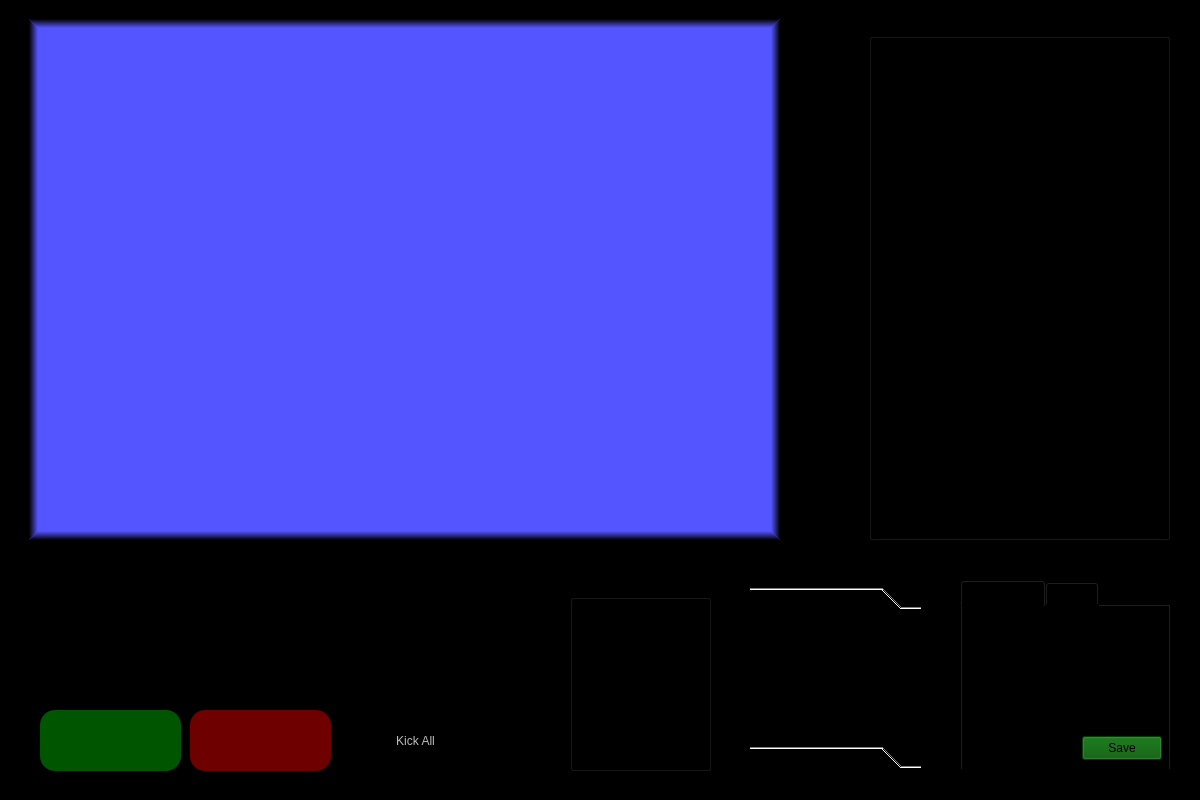
<?xml version="1.0" encoding="UTF-8"?>
<ui version="4.0">
 <class>HomeWindow</class>
 <widget class="QMainWindow" name="HomeWindow">
  <property name="geometry">
   <rect>
    <x>0</x>
    <y>0</y>
    <width>1200</width>
    <height>800</height>
   </rect>
  </property>
  <property name="sizePolicy">
   <sizepolicy hsizetype="Fixed" vsizetype="Fixed">
    <horstretch>0</horstretch>
    <verstretch>0</verstretch>
   </sizepolicy>
  </property>
  <property name="minimumSize">
   <size>
    <width>1200</width>
    <height>800</height>
   </size>
  </property>
  <property name="maximumSize">
   <size>
    <width>1200</width>
    <height>800</height>
   </size>
  </property>
  <property name="contextMenuPolicy">
   <enum>Qt::ContextMenuPolicy::NoContextMenu</enum>
  </property>
  <property name="windowTitle">
   <string>Drive Data Dynamics - Server</string>
  </property>
  <property name="styleSheet">
   <string notr="true">background-color: rgb(0, 0, 0);</string>
  </property>
  <property name="tabShape">
   <enum>QTabWidget::TabShape::Rounded</enum>
  </property>
  <widget class="QWidget" name="centralwidget">
   <widget class="QPushButton" name="startButton">
    <property name="enabled">
     <bool>true</bool>
    </property>
    <property name="geometry">
     <rect>
      <x>40</x>
      <y>710</y>
      <width>141</width>
      <height>61</height>
     </rect>
    </property>
    <property name="cursor">
     <cursorShape>PointingHandCursor</cursorShape>
    </property>
    <property name="styleSheet">
     <string notr="true">QWidget {
	border-radius: 15px;
}

QWidget:enabled {
	background-color: rgb(0, 85, 0);
}

QWidget:disabled {
	background-color: rgba(0, 50, 0, 200);
}</string>
    </property>
    <property name="text">
     <string/>
    </property>
    <property name="icon">
     <iconset theme="QIcon::ThemeIcon::MediaPlaybackStart"/>
    </property>
    <property name="iconSize">
     <size>
      <width>25</width>
      <height>25</height>
     </size>
    </property>
    <property name="shortcut">
     <string>Ctrl+Z</string>
    </property>
    <property name="checkable">
     <bool>false</bool>
    </property>
   </widget>
   <widget class="QPushButton" name="stopButton">
    <property name="enabled">
     <bool>false</bool>
    </property>
    <property name="geometry">
     <rect>
      <x>190</x>
      <y>710</y>
      <width>141</width>
      <height>61</height>
     </rect>
    </property>
    <property name="cursor">
     <cursorShape>PointingHandCursor</cursorShape>
    </property>
    <property name="styleSheet">
     <string notr="true">
QWidget {
	border-radius: 15px;
}

QWidget:enabled {
	background-color: rgb(170, 0, 0);
}

QWidget:disabled {
	background-color: rgba(140, 0, 0, 200);
}</string>
    </property>
    <property name="text">
     <string/>
    </property>
    <property name="icon">
     <iconset theme="QIcon::ThemeIcon::MediaPlaybackStop"/>
    </property>
    <property name="iconSize">
     <size>
      <width>25</width>
      <height>25</height>
     </size>
    </property>
    <property name="shortcut">
     <string>Ctrl+X</string>
    </property>
    <property name="autoDefault">
     <bool>false</bool>
    </property>
   </widget>
   <widget class="QPushButton" name="kickButton">
    <property name="enabled">
     <bool>false</bool>
    </property>
    <property name="geometry">
     <rect>
      <x>340</x>
      <y>710</y>
      <width>141</width>
      <height>61</height>
     </rect>
    </property>
    <property name="cursor">
     <cursorShape>PointingHandCursor</cursorShape>
    </property>
    <property name="styleSheet">
     <string notr="true">QWidget {
	border-radius: 15px;
}

QWidget:enabled {
	background-color: rgb(0, 0, 0);
}

QWidget:disabled {
	background-color: rgba(0, 0, 0, 200);
}</string>
    </property>
    <property name="text">
     <string>   Kick All</string>
    </property>
    <property name="icon">
     <iconset theme="QIcon::ThemeIcon::SystemLogOut"/>
    </property>
    <property name="iconSize">
     <size>
      <width>25</width>
      <height>25</height>
     </size>
    </property>
    <property name="shortcut">
     <string>Ctrl+K</string>
    </property>
   </widget>
   <widget class="QGroupBox" name="statusBox">
    <property name="geometry">
     <rect>
      <x>570</x>
      <y>580</y>
      <width>141</width>
      <height>191</height>
     </rect>
    </property>
    <property name="styleSheet">
     <string notr="true"/>
    </property>
    <property name="title">
     <string>Status</string>
    </property>
    <widget class="QLabel" name="extra3StatusLight">
     <property name="geometry">
      <rect>
       <x>15</x>
       <y>165</y>
       <width>15</width>
       <height>15</height>
      </rect>
     </property>
     <property name="text">
      <string/>
     </property>
     <property name="pixmap">
      <pixmap resource="images.qrc">:/Images/off.png</pixmap>
     </property>
     <property name="scaledContents">
      <bool>true</bool>
     </property>
    </widget>
    <widget class="QLabel" name="extra2StatusLight">
     <property name="geometry">
      <rect>
       <x>15</x>
       <y>130</y>
       <width>15</width>
       <height>15</height>
      </rect>
     </property>
     <property name="text">
      <string/>
     </property>
     <property name="pixmap">
      <pixmap resource="images.qrc">:/Images/off.png</pixmap>
     </property>
     <property name="scaledContents">
      <bool>true</bool>
     </property>
    </widget>
    <widget class="QLabel" name="connectionStatusLight">
     <property name="geometry">
      <rect>
       <x>15</x>
       <y>25</y>
       <width>15</width>
       <height>15</height>
      </rect>
     </property>
     <property name="text">
      <string/>
     </property>
     <property name="pixmap">
      <pixmap resource="images.qrc">:/Images/off.png</pixmap>
     </property>
     <property name="scaledContents">
      <bool>true</bool>
     </property>
    </widget>
    <widget class="QLabel" name="databaseStatusLight">
     <property name="geometry">
      <rect>
       <x>15</x>
       <y>60</y>
       <width>15</width>
       <height>15</height>
      </rect>
     </property>
     <property name="text">
      <string/>
     </property>
     <property name="pixmap">
      <pixmap resource="images.qrc">:/Images/off.png</pixmap>
     </property>
     <property name="scaledContents">
      <bool>true</bool>
     </property>
    </widget>
    <widget class="QLabel" name="extra1StatusLight">
     <property name="geometry">
      <rect>
       <x>15</x>
       <y>95</y>
       <width>15</width>
       <height>15</height>
      </rect>
     </property>
     <property name="text">
      <string/>
     </property>
     <property name="pixmap">
      <pixmap resource="images.qrc">:/Images/off.png</pixmap>
     </property>
     <property name="scaledContents">
      <bool>true</bool>
     </property>
    </widget>
    <widget class="QLabel" name="connectionText">
     <property name="geometry">
      <rect>
       <x>50</x>
       <y>25</y>
       <width>70</width>
       <height>15</height>
      </rect>
     </property>
     <property name="text">
      <string>Connection</string>
     </property>
    </widget>
    <widget class="QLabel" name="databaseText">
     <property name="geometry">
      <rect>
       <x>50</x>
       <y>60</y>
       <width>70</width>
       <height>15</height>
      </rect>
     </property>
     <property name="text">
      <string>Database</string>
     </property>
    </widget>
    <widget class="QLabel" name="extra1Text">
     <property name="geometry">
      <rect>
       <x>50</x>
       <y>95</y>
       <width>70</width>
       <height>15</height>
      </rect>
     </property>
     <property name="text">
      <string>Extra 1</string>
     </property>
    </widget>
    <widget class="QLabel" name="extra2Text">
     <property name="geometry">
      <rect>
       <x>50</x>
       <y>130</y>
       <width>70</width>
       <height>15</height>
      </rect>
     </property>
     <property name="text">
      <string>Extra 2</string>
     </property>
    </widget>
    <widget class="QLabel" name="extra3Text">
     <property name="geometry">
      <rect>
       <x>50</x>
       <y>165</y>
       <width>70</width>
       <height>15</height>
      </rect>
     </property>
     <property name="text">
      <string>Extra 3</string>
     </property>
    </widget>
   </widget>
   <widget class="QGroupBox" name="connectionBox">
    <property name="geometry">
     <rect>
      <x>869</x>
      <y>19</y>
      <width>301</width>
      <height>521</height>
     </rect>
    </property>
    <property name="title">
     <string>Connections</string>
    </property>
    <widget class="QListWidget" name="connectionsList">
     <property name="geometry">
      <rect>
       <x>5</x>
       <y>20</y>
       <width>291</width>
       <height>491</height>
      </rect>
     </property>
     <property name="font">
      <font>
       <pointsize>15</pointsize>
      </font>
     </property>
     <property name="contextMenuPolicy">
      <enum>Qt::ContextMenuPolicy::NoContextMenu</enum>
     </property>
     <property name="styleSheet">
      <string notr="true">QListWidget::item { 
	text-align: center; 
	width: 100%;
}</string>
     </property>
     <property name="frameShape">
      <enum>QFrame::Shape::NoFrame</enum>
     </property>
     <property name="sizeAdjustPolicy">
      <enum>QAbstractScrollArea::SizeAdjustPolicy::AdjustIgnored</enum>
     </property>
     <property name="editTriggers">
      <set>QAbstractItemView::EditTrigger::NoEditTriggers</set>
     </property>
     <property name="defaultDropAction">
      <enum>Qt::DropAction::IgnoreAction</enum>
     </property>
     <property name="selectionMode">
      <enum>QAbstractItemView::SelectionMode::NoSelection</enum>
     </property>
     <property name="viewMode">
      <enum>QListView::ViewMode::ListMode</enum>
     </property>
     <property name="itemAlignment">
      <set>Qt::AlignmentFlag::AlignRight</set>
     </property>
     <property name="sortingEnabled">
      <bool>true</bool>
     </property>
    </widget>
   </widget>
   <widget class="QFrame" name="databaseFrame">
    <property name="geometry">
     <rect>
      <x>29</x>
      <y>19</y>
      <width>751</width>
      <height>521</height>
     </rect>
    </property>
    <property name="mouseTracking">
     <bool>false</bool>
    </property>
    <property name="styleSheet">
     <string notr="true">background-color: rgb(85, 85, 255);

border: 10px solid;

border-top-color: qlineargradient(spread:pad, x1:0.5, y1:1, x2:0.5, y2:0, stop:0.106145 rgba(85, 85, 255, 255), stop:1 rgba(0, 0, 0, 255));
border-bottom-color: qlineargradient(spread:pad, x1:0.5, y1:1, x2:0.5, y2:0, stop:0 rgba(0, 0, 0, 255), stop:0.893855 rgba(85, 85, 255, 255));
border-right-color: qlineargradient(spread:pad, x1:1, y1:0.5, x2:0, y2:0.5, stop:0 rgba(0, 0, 0, 255), stop:0.893855 rgba(85, 85, 255, 255));
border-left-color: qlineargradient(spread:pad, x1:1, y1:0.5, x2:0, y2:0.5, stop:0.106145 rgba(85, 85, 255, 255), stop:1 rgba(0, 0, 0, 255));</string>
    </property>
    <property name="frameShape">
     <enum>QFrame::Shape::NoFrame</enum>
    </property>
    <property name="frameShadow">
     <enum>QFrame::Shadow::Plain</enum>
    </property>
    <property name="lineWidth">
     <number>10</number>
    </property>
    <widget class="QTableView" name="dbTableView">
     <property name="geometry">
      <rect>
       <x>10</x>
       <y>10</y>
       <width>551</width>
       <height>501</height>
      </rect>
     </property>
     <property name="styleSheet">
      <string notr="true">border: 3px solid;
border-color: rgba(0, 0, 0, 0);
background-color: rgba(255, 255, 255, 0);</string>
     </property>
     <property name="dragDropOverwriteMode">
      <bool>false</bool>
     </property>
     <property name="selectionMode">
      <enum>QAbstractItemView::SelectionMode::SingleSelection</enum>
     </property>
     <property name="selectionBehavior">
      <enum>QAbstractItemView::SelectionBehavior::SelectItems</enum>
     </property>
     <property name="gridStyle">
      <enum>Qt::PenStyle::SolidLine</enum>
     </property>
     <property name="sortingEnabled">
      <bool>true</bool>
     </property>
    </widget>
   </widget>
   <widget class="QTabWidget" name="settingsTabs">
    <property name="geometry">
     <rect>
      <x>960</x>
      <y>580</y>
      <width>211</width>
      <height>191</height>
     </rect>
    </property>
    <property name="currentIndex">
     <number>0</number>
    </property>
    <widget class="QWidget" name="connectionTabs">
     <attribute name="title">
      <string>Connection</string>
     </attribute>
     <widget class="QLabel" name="portInputLabel">
      <property name="geometry">
       <rect>
        <x>10</x>
        <y>40</y>
        <width>71</width>
        <height>20</height>
       </rect>
      </property>
      <property name="font">
       <font>
        <pointsize>12</pointsize>
       </font>
      </property>
      <property name="text">
       <string>Port:</string>
      </property>
     </widget>
     <widget class="QSpinBox" name="portInputBox">
      <property name="geometry">
       <rect>
        <x>90</x>
        <y>40</y>
        <width>101</width>
        <height>20</height>
       </rect>
      </property>
      <property name="font">
       <font>
        <pointsize>12</pointsize>
       </font>
      </property>
      <property name="layoutDirection">
       <enum>Qt::LayoutDirection::LeftToRight</enum>
      </property>
      <property name="buttonSymbols">
       <enum>QAbstractSpinBox::ButtonSymbols::NoButtons</enum>
      </property>
      <property name="maximum">
       <number>65535</number>
      </property>
      <property name="stepType">
       <enum>QAbstractSpinBox::StepType::DefaultStepType</enum>
      </property>
     </widget>
     <widget class="QLabel" name="timeoutInputLabel">
      <property name="geometry">
       <rect>
        <x>10</x>
        <y>70</y>
        <width>71</width>
        <height>20</height>
       </rect>
      </property>
      <property name="font">
       <font>
        <pointsize>12</pointsize>
       </font>
      </property>
      <property name="text">
       <string>Timeout:</string>
      </property>
     </widget>
     <widget class="QSpinBox" name="timeoutInputBox">
      <property name="geometry">
       <rect>
        <x>90</x>
        <y>70</y>
        <width>101</width>
        <height>20</height>
       </rect>
      </property>
      <property name="font">
       <font>
        <pointsize>12</pointsize>
       </font>
      </property>
      <property name="layoutDirection">
       <enum>Qt::LayoutDirection::LeftToRight</enum>
      </property>
      <property name="buttonSymbols">
       <enum>QAbstractSpinBox::ButtonSymbols::NoButtons</enum>
      </property>
      <property name="minimum">
       <number>1</number>
      </property>
      <property name="maximum">
       <number>30</number>
      </property>
      <property name="stepType">
       <enum>QAbstractSpinBox::StepType::DefaultStepType</enum>
      </property>
     </widget>
     <widget class="QLabel" name="hostInputLabel">
      <property name="geometry">
       <rect>
        <x>10</x>
        <y>10</y>
        <width>71</width>
        <height>20</height>
       </rect>
      </property>
      <property name="font">
       <font>
        <pointsize>12</pointsize>
       </font>
      </property>
      <property name="frameShadow">
       <enum>QFrame::Shadow::Plain</enum>
      </property>
      <property name="text">
       <string>IP:</string>
      </property>
     </widget>
     <widget class="QLineEdit" name="hostInputBox">
      <property name="geometry">
       <rect>
        <x>90</x>
        <y>10</y>
        <width>101</width>
        <height>20</height>
       </rect>
      </property>
      <property name="font">
       <font>
        <pointsize>12</pointsize>
       </font>
      </property>
      <property name="maxLength">
       <number>15</number>
      </property>
      <property name="readOnly">
       <bool>true</bool>
      </property>
     </widget>
     <widget class="QPushButton" name="connectionSaveButton">
      <property name="geometry">
       <rect>
        <x>120</x>
        <y>130</y>
        <width>80</width>
        <height>24</height>
       </rect>
      </property>
      <property name="styleSheet">
       <string notr="true">background-color: rgb(0, 85, 0);</string>
      </property>
      <property name="text">
       <string>Save</string>
      </property>
     </widget>
    </widget>
    <widget class="QWidget" name="tab_2">
     <attribute name="title">
      <string>Other</string>
     </attribute>
    </widget>
   </widget>
   <widget class="QToolBox" name="toolBox">
    <property name="geometry">
     <rect>
      <x>750</x>
      <y>587</y>
      <width>171</width>
      <height>181</height>
     </rect>
    </property>
    <property name="currentIndex">
     <number>0</number>
    </property>
    <widget class="QWidget" name="page">
     <property name="geometry">
      <rect>
       <x>0</x>
       <y>0</y>
       <width>171</width>
       <height>121</height>
      </rect>
     </property>
     <attribute name="label">
      <string>Page 1</string>
     </attribute>
    </widget>
    <widget class="QWidget" name="page_2">
     <property name="geometry">
      <rect>
       <x>0</x>
       <y>0</y>
       <width>171</width>
       <height>121</height>
      </rect>
     </property>
     <attribute name="label">
      <string>Page 2</string>
     </attribute>
    </widget>
   </widget>
   <widget class="QLabel" name="carImage">
    <property name="geometry">
     <rect>
      <x>40</x>
      <y>560</y>
      <width>231</width>
      <height>130</height>
     </rect>
    </property>
    <property name="styleSheet">
     <string notr="true">background-color: rgba(255, 255, 255, 0);</string>
    </property>
    <property name="text">
     <string/>
    </property>
    <property name="pixmap">
     <pixmap resource="images.qrc">:/Images/carDesign1.png</pixmap>
    </property>
    <property name="scaledContents">
     <bool>true</bool>
    </property>
    <property name="wordWrap">
     <bool>false</bool>
    </property>
   </widget>
   <widget class="QLabel" name="carImage2">
    <property name="geometry">
     <rect>
      <x>300</x>
      <y>560</y>
      <width>173</width>
      <height>130</height>
     </rect>
    </property>
    <property name="styleSheet">
     <string notr="true">background-color: rgba(255, 255, 255, 0);</string>
    </property>
    <property name="text">
     <string/>
    </property>
    <property name="pixmap">
     <pixmap resource="images.qrc">:/Images/carDesign2.png</pixmap>
    </property>
    <property name="scaledContents">
     <bool>true</bool>
    </property>
    <property name="wordWrap">
     <bool>false</bool>
    </property>
   </widget>
  </widget>
 </widget>
 <tabstops>
  <tabstop>startButton</tabstop>
  <tabstop>stopButton</tabstop>
  <tabstop>kickButton</tabstop>
  <tabstop>connectionsList</tabstop>
  <tabstop>settingsTabs</tabstop>
  <tabstop>hostInputBox</tabstop>
  <tabstop>portInputBox</tabstop>
  <tabstop>timeoutInputBox</tabstop>
  <tabstop>connectionSaveButton</tabstop>
 </tabstops>
 <resources>
  <include location="images.qrc"/>
 </resources>
 <connections/>
</ui>
